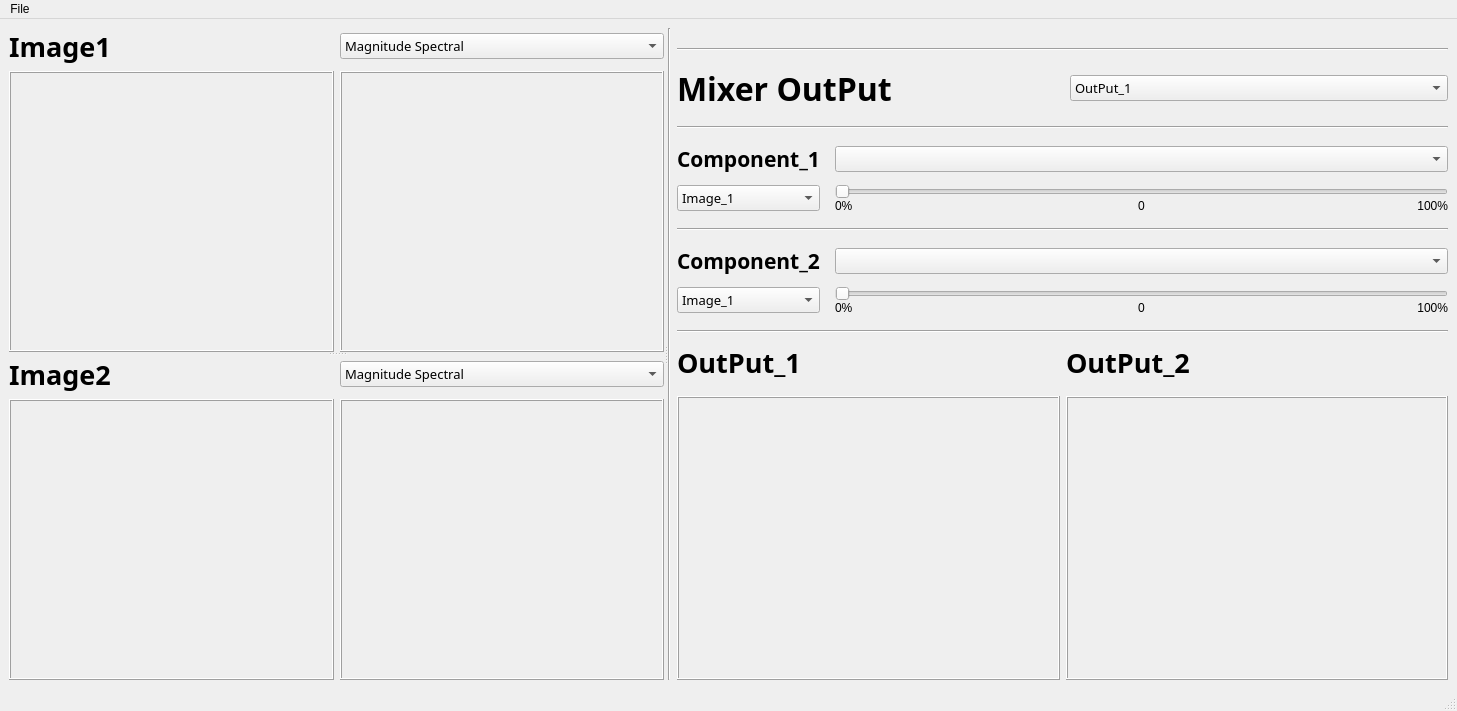
<?xml version="1.0" encoding="UTF-8"?>
<ui version="4.0">
 <class>MainWindow</class>
 <widget class="QMainWindow" name="MainWindow">
  <property name="geometry">
   <rect>
    <x>0</x>
    <y>0</y>
    <width>1457</width>
    <height>711</height>
   </rect>
  </property>
  <property name="windowTitle">
   <string>MainWindow</string>
  </property>
  <widget class="QWidget" name="centralwidget">
   <layout class="QGridLayout" name="gridLayout_5">
    <item row="0" column="0">
     <widget class="QSplitter" name="splitter">
      <property name="orientation">
       <enum>Qt::Horizontal</enum>
      </property>
      <widget class="QSplitter" name="splitter_2">
       <property name="orientation">
        <enum>Qt::Vertical</enum>
       </property>
       <widget class="QWidget" name="layoutWidget">
        <layout class="QVBoxLayout" name="verticalLayout">
         <property name="sizeConstraint">
          <enum>QLayout::SetMinimumSize</enum>
         </property>
         <item>
          <layout class="QHBoxLayout" name="horizontalLayout_2">
           <item>
            <widget class="QLabel" name="label_2">
             <property name="font">
              <font>
               <family>Script MT Bold</family>
               <pointsize>20</pointsize>
               <weight>75</weight>
               <bold>true</bold>
              </font>
             </property>
             <property name="text">
              <string>Image1</string>
             </property>
            </widget>
           </item>
           <item>
            <widget class="QComboBox" name="Image1Comp">
             <property name="enabled">
              <bool>true</bool>
             </property>
             <property name="font">
              <font>
               <family>Segoe Print</family>
               <pointsize>10</pointsize>
               <weight>50</weight>
               <bold>false</bold>
              </font>
             </property>
             <property name="editable">
              <bool>false</bool>
             </property>
             <property name="currentText">
              <string>Magnitude Spectral</string>
             </property>
             <item>
              <property name="text">
               <string>Magnitude Spectral</string>
              </property>
             </item>
             <item>
              <property name="text">
               <string>Phase Spectral</string>
              </property>
             </item>
             <item>
              <property name="text">
               <string>Real Component</string>
              </property>
             </item>
             <item>
              <property name="text">
               <string>Imaginary Component</string>
              </property>
             </item>
            </widget>
           </item>
          </layout>
         </item>
         <item>
          <layout class="QHBoxLayout" name="horizontalLayout">
           <item>
            <widget class="QFrame" name="frame">
             <property name="frameShape">
              <enum>QFrame::Box</enum>
             </property>
             <property name="frameShadow">
              <enum>QFrame::Raised</enum>
             </property>
             <layout class="QGridLayout" name="gridLayout">
              <item row="0" column="0">
               <widget class="ImageView" name="Image1" native="true"/>
              </item>
             </layout>
            </widget>
           </item>
           <item>
            <widget class="QFrame" name="frame_2">
             <property name="frameShape">
              <enum>QFrame::Box</enum>
             </property>
             <property name="frameShadow">
              <enum>QFrame::Raised</enum>
             </property>
             <layout class="QGridLayout" name="gridLayout_2">
              <item row="0" column="0">
               <widget class="ImageView" name="Image1Component" native="true"/>
              </item>
             </layout>
            </widget>
           </item>
          </layout>
         </item>
        </layout>
       </widget>
       <widget class="QWidget" name="layoutWidget">
        <layout class="QVBoxLayout" name="verticalLayout_2">
         <item>
          <layout class="QHBoxLayout" name="horizontalLayout_4">
           <item>
            <widget class="QLabel" name="label_4">
             <property name="font">
              <font>
               <family>Script MT Bold</family>
               <pointsize>20</pointsize>
               <weight>75</weight>
               <bold>true</bold>
              </font>
             </property>
             <property name="text">
              <string>Image2</string>
             </property>
            </widget>
           </item>
           <item>
            <widget class="QComboBox" name="Image2Comp">
             <property name="font">
              <font>
               <family>Segoe Print</family>
               <pointsize>10</pointsize>
              </font>
             </property>
             <property name="currentText">
              <string>Magnitude Spectral</string>
             </property>
             <item>
              <property name="text">
               <string>Magnitude Spectral</string>
              </property>
             </item>
             <item>
              <property name="text">
               <string>Phase Spectral</string>
              </property>
             </item>
             <item>
              <property name="text">
               <string>Real Component</string>
              </property>
             </item>
             <item>
              <property name="text">
               <string>Imaginary Component</string>
              </property>
             </item>
            </widget>
           </item>
          </layout>
         </item>
         <item>
          <layout class="QHBoxLayout" name="horizontalLayout_5">
           <item>
            <widget class="QFrame" name="frame_3">
             <property name="frameShape">
              <enum>QFrame::Box</enum>
             </property>
             <property name="frameShadow">
              <enum>QFrame::Raised</enum>
             </property>
             <layout class="QGridLayout" name="gridLayout_3">
              <item row="0" column="0">
               <widget class="ImageView" name="Image2" native="true"/>
              </item>
             </layout>
            </widget>
           </item>
           <item>
            <widget class="QFrame" name="frame_4">
             <property name="frameShape">
              <enum>QFrame::Box</enum>
             </property>
             <property name="frameShadow">
              <enum>QFrame::Raised</enum>
             </property>
             <layout class="QGridLayout" name="gridLayout_4">
              <item row="0" column="0">
               <widget class="ImageView" name="Image2Component" native="true"/>
              </item>
             </layout>
            </widget>
           </item>
          </layout>
         </item>
        </layout>
       </widget>
      </widget>
      <widget class="QWidget" name="layoutWidget">
       <layout class="QHBoxLayout" name="horizontalLayout_8">
        <item>
         <widget class="Line" name="line">
          <property name="sizePolicy">
           <sizepolicy hsizetype="Minimum" vsizetype="Minimum">
            <horstretch>0</horstretch>
            <verstretch>0</verstretch>
           </sizepolicy>
          </property>
          <property name="frameShadow">
           <enum>QFrame::Sunken</enum>
          </property>
          <property name="orientation">
           <enum>Qt::Vertical</enum>
          </property>
         </widget>
        </item>
        <item>
         <layout class="QVBoxLayout" name="verticalLayout_8">
          <item>
           <layout class="QVBoxLayout" name="verticalLayout_5">
            <property name="spacing">
             <number>15</number>
            </property>
            <property name="topMargin">
             <number>20</number>
            </property>
            <property name="bottomMargin">
             <number>0</number>
            </property>
            <item>
             <widget class="Line" name="line_5">
              <property name="orientation">
               <enum>Qt::Horizontal</enum>
              </property>
             </widget>
            </item>
            <item>
             <layout class="QHBoxLayout" name="horizontalLayout_6">
              <item>
               <widget class="QLabel" name="label_5">
                <property name="font">
                 <font>
                  <family>Script MT Bold</family>
                  <pointsize>24</pointsize>
                  <weight>75</weight>
                  <bold>true</bold>
                 </font>
                </property>
                <property name="text">
                 <string>Mixer OutPut</string>
                </property>
               </widget>
              </item>
              <item>
               <widget class="QComboBox" name="OutPut_Box">
                <property name="font">
                 <font>
                  <family>Segoe Print</family>
                  <pointsize>10</pointsize>
                 </font>
                </property>
                <item>
                 <property name="text">
                  <string>OutPut_1</string>
                 </property>
                </item>
                <item>
                 <property name="text">
                  <string>OutPut_2</string>
                 </property>
                </item>
               </widget>
              </item>
             </layout>
            </item>
            <item>
             <widget class="Line" name="line_4">
              <property name="orientation">
               <enum>Qt::Horizontal</enum>
              </property>
             </widget>
            </item>
            <item>
             <layout class="QGridLayout" name="gridLayout_7">
              <property name="verticalSpacing">
               <number>10</number>
              </property>
              <item row="0" column="1">
               <widget class="QComboBox" name="Component1Box">
                <property name="font">
                 <font>
                  <family>Segoe Print</family>
                  <pointsize>10</pointsize>
                 </font>
                </property>
                <item>
                 <property name="text">
                  <string/>
                 </property>
                </item>
                <item>
                 <property name="text">
                  <string>Magnitude</string>
                 </property>
                </item>
                <item>
                 <property name="text">
                  <string>Uniform Magnitude</string>
                 </property>
                </item>
                <item>
                 <property name="text">
                  <string>Phase</string>
                 </property>
                </item>
                <item>
                 <property name="text">
                  <string>Uniform Phase</string>
                 </property>
                </item>
                <item>
                 <property name="text">
                  <string>Real</string>
                 </property>
                </item>
                <item>
                 <property name="text">
                  <string>Imaginary</string>
                 </property>
                </item>
               </widget>
              </item>
              <item row="0" column="0">
               <widget class="QLabel" name="label_12">
                <property name="font">
                 <font>
                  <family>Script MT Bold</family>
                  <pointsize>16</pointsize>
                  <weight>75</weight>
                  <bold>true</bold>
                 </font>
                </property>
                <property name="text">
                 <string>Component_1</string>
                </property>
               </widget>
              </item>
              <item row="1" column="1">
               <layout class="QVBoxLayout" name="verticalLayout_3">
                <item>
                 <widget class="QSlider" name="Slider1">
                  <property name="maximum">
                   <number>100</number>
                  </property>
                  <property name="orientation">
                   <enum>Qt::Horizontal</enum>
                  </property>
                 </widget>
                </item>
                <item>
                 <layout class="QHBoxLayout" name="horizontalLayout_7">
                  <item>
                   <widget class="QLabel" name="label">
                    <property name="text">
                     <string>0%</string>
                    </property>
                   </widget>
                  </item>
                  <item>
                   <widget class="QLabel" name="showValue1">
                    <property name="text">
                     <string>0</string>
                    </property>
                    <property name="alignment">
                     <set>Qt::AlignCenter</set>
                    </property>
                   </widget>
                  </item>
                  <item>
                   <widget class="QLabel" name="label_3">
                    <property name="sizePolicy">
                     <sizepolicy hsizetype="Minimum" vsizetype="Preferred">
                      <horstretch>0</horstretch>
                      <verstretch>0</verstretch>
                     </sizepolicy>
                    </property>
                    <property name="layoutDirection">
                     <enum>Qt::RightToLeft</enum>
                    </property>
                    <property name="text">
                     <string>100%</string>
                    </property>
                    <property name="alignment">
                     <set>Qt::AlignRight|Qt::AlignTrailing|Qt::AlignVCenter</set>
                    </property>
                   </widget>
                  </item>
                 </layout>
                </item>
               </layout>
              </item>
              <item row="1" column="0">
               <widget class="QComboBox" name="Image1ComboBox">
                <property name="font">
                 <font>
                  <family>Segoe Print</family>
                  <pointsize>10</pointsize>
                 </font>
                </property>
                <item>
                 <property name="text">
                  <string>Image_1</string>
                 </property>
                </item>
                <item>
                 <property name="text">
                  <string>Image_2</string>
                 </property>
                </item>
               </widget>
              </item>
             </layout>
            </item>
            <item>
             <widget class="Line" name="line_2">
              <property name="orientation">
               <enum>Qt::Horizontal</enum>
              </property>
             </widget>
            </item>
            <item>
             <layout class="QGridLayout" name="gridLayout_11">
              <property name="verticalSpacing">
               <number>10</number>
              </property>
              <item row="0" column="0">
               <widget class="QLabel" name="label_14">
                <property name="font">
                 <font>
                  <family>Script MT Bold</family>
                  <pointsize>16</pointsize>
                  <weight>75</weight>
                  <bold>true</bold>
                 </font>
                </property>
                <property name="text">
                 <string>Component_2</string>
                </property>
               </widget>
              </item>
              <item row="0" column="1">
               <widget class="QComboBox" name="Component2Box">
                <property name="font">
                 <font>
                  <family>Segoe Print</family>
                  <pointsize>10</pointsize>
                 </font>
                </property>
                <item>
                 <property name="text">
                  <string/>
                 </property>
                </item>
                <item>
                 <property name="text">
                  <string>Phase</string>
                 </property>
                </item>
                <item>
                 <property name="text">
                  <string>Magnitude</string>
                 </property>
                </item>
                <item>
                 <property name="text">
                  <string>Uniform Magnitude</string>
                 </property>
                </item>
                <item>
                 <property name="text">
                  <string>Uniform Phase</string>
                 </property>
                </item>
                <item>
                 <property name="text">
                  <string>Real</string>
                 </property>
                </item>
                <item>
                 <property name="text">
                  <string>Imaginary</string>
                 </property>
                </item>
               </widget>
              </item>
              <item row="1" column="0">
               <widget class="QComboBox" name="Image2ComboBox">
                <property name="font">
                 <font>
                  <family>Segoe Print</family>
                  <pointsize>10</pointsize>
                 </font>
                </property>
                <item>
                 <property name="text">
                  <string>Image_1</string>
                 </property>
                </item>
                <item>
                 <property name="text">
                  <string>Image_2</string>
                 </property>
                </item>
               </widget>
              </item>
              <item row="1" column="1">
               <layout class="QVBoxLayout" name="verticalLayout_4">
                <item>
                 <widget class="QSlider" name="Slider2">
                  <property name="orientation">
                   <enum>Qt::Horizontal</enum>
                  </property>
                 </widget>
                </item>
                <item>
                 <layout class="QHBoxLayout" name="horizontalLayout_10">
                  <item>
                   <widget class="QLabel" name="label_6">
                    <property name="text">
                     <string>0%</string>
                    </property>
                   </widget>
                  </item>
                  <item>
                   <widget class="QLabel" name="showValue2">
                    <property name="text">
                     <string>0</string>
                    </property>
                    <property name="alignment">
                     <set>Qt::AlignCenter</set>
                    </property>
                   </widget>
                  </item>
                  <item>
                   <widget class="QLabel" name="label_7">
                    <property name="sizePolicy">
                     <sizepolicy hsizetype="Minimum" vsizetype="Preferred">
                      <horstretch>0</horstretch>
                      <verstretch>0</verstretch>
                     </sizepolicy>
                    </property>
                    <property name="layoutDirection">
                     <enum>Qt::RightToLeft</enum>
                    </property>
                    <property name="text">
                     <string>100%</string>
                    </property>
                    <property name="alignment">
                     <set>Qt::AlignRight|Qt::AlignTrailing|Qt::AlignVCenter</set>
                    </property>
                   </widget>
                  </item>
                 </layout>
                </item>
               </layout>
              </item>
             </layout>
            </item>
            <item>
             <widget class="Line" name="line_6">
              <property name="orientation">
               <enum>Qt::Horizontal</enum>
              </property>
             </widget>
            </item>
           </layout>
          </item>
          <item>
           <layout class="QHBoxLayout" name="horizontalLayout_3">
            <property name="topMargin">
             <number>5</number>
            </property>
            <item>
             <layout class="QVBoxLayout" name="verticalLayout_7">
              <property name="spacing">
               <number>15</number>
              </property>
              <item>
               <widget class="QLabel" name="label_11">
                <property name="sizePolicy">
                 <sizepolicy hsizetype="Preferred" vsizetype="Fixed">
                  <horstretch>0</horstretch>
                  <verstretch>0</verstretch>
                 </sizepolicy>
                </property>
                <property name="font">
                 <font>
                  <family>Script MT Bold</family>
                  <pointsize>20</pointsize>
                  <weight>75</weight>
                  <bold>true</bold>
                 </font>
                </property>
                <property name="text">
                 <string>OutPut_1</string>
                </property>
               </widget>
              </item>
              <item>
               <widget class="QFrame" name="frame_5">
                <property name="frameShape">
                 <enum>QFrame::Box</enum>
                </property>
                <property name="frameShadow">
                 <enum>QFrame::Raised</enum>
                </property>
                <layout class="QGridLayout" name="gridLayout_6">
                 <item row="0" column="0">
                  <widget class="ImageView" name="Output1" native="true"/>
                 </item>
                </layout>
               </widget>
              </item>
             </layout>
            </item>
            <item>
             <layout class="QVBoxLayout" name="verticalLayout_6">
              <property name="spacing">
               <number>15</number>
              </property>
              <item>
               <widget class="QLabel" name="label_13">
                <property name="sizePolicy">
                 <sizepolicy hsizetype="Preferred" vsizetype="Fixed">
                  <horstretch>0</horstretch>
                  <verstretch>0</verstretch>
                 </sizepolicy>
                </property>
                <property name="font">
                 <font>
                  <family>Script MT Bold</family>
                  <pointsize>20</pointsize>
                  <weight>75</weight>
                  <bold>true</bold>
                 </font>
                </property>
                <property name="text">
                 <string>OutPut_2</string>
                </property>
               </widget>
              </item>
              <item>
               <widget class="QFrame" name="frame_7">
                <property name="frameShape">
                 <enum>QFrame::Box</enum>
                </property>
                <property name="frameShadow">
                 <enum>QFrame::Raised</enum>
                </property>
                <layout class="QGridLayout" name="gridLayout_10">
                 <item row="0" column="0">
                  <widget class="ImageView" name="Output2" native="true"/>
                 </item>
                </layout>
               </widget>
              </item>
             </layout>
            </item>
           </layout>
          </item>
         </layout>
        </item>
       </layout>
      </widget>
     </widget>
    </item>
   </layout>
  </widget>
  <widget class="QMenuBar" name="menubar">
   <property name="geometry">
    <rect>
     <x>0</x>
     <y>0</y>
     <width>1457</width>
     <height>21</height>
    </rect>
   </property>
   <widget class="QMenu" name="menuFile">
    <property name="title">
     <string>File</string>
    </property>
    <addaction name="actionOpen"/>
    <addaction name="actionsave"/>
   </widget>
   <addaction name="menuFile"/>
  </widget>
  <widget class="QStatusBar" name="statusbar"/>
  <action name="actionOpen">
   <property name="text">
    <string>Open </string>
   </property>
  </action>
  <action name="actionsave">
   <property name="text">
    <string>save</string>
   </property>
  </action>
 </widget>
 <customwidgets>
  <customwidget>
   <class>ImageView</class>
   <extends>QWidget</extends>
   <header location="global">pyqtgraph.h</header>
   <container>1</container>
  </customwidget>
 </customwidgets>
 <resources/>
 <connections/>
</ui>
